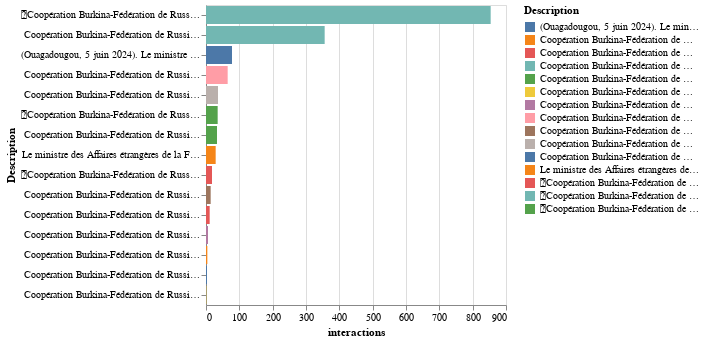

The cell this chart's notebook holds for it:
### Code cell
# Top 15 posts with high number of Total Interactions and reshares
#This accounts for posts that are direct shares with no added caption or message
data_Ls=data.pivot_table(values=['interactions'], index='Description', aggfunc=np.sum).reset_index().sort_values('interactions', ascending=False).head(15)
alt.Chart(data_Ls).mark_bar().encode(x='interactions', y=alt.Y('Description:N', sort='-x'), color='Description', tooltip=['Description']).interactive()

### Figure 1 — Vega-Lite specification as saved in the notebook (floating-point values rounded to 4 significant figures)
{"config": {"view": {"continuousWidth": 300, "continuousHeight": 300}}, "data": {"name": "data-1616001c023c602d121efc6e6f0f868b"}, "mark": {"type": "bar"}, "encoding": {"color": {"field": "Description", "type": "nominal"}, "tooltip": [{"field": "Description", "type": "nominal"}], "x": {"field": "interactions", "type": "quantitative"}, "y": {"field": "Description", "sort": "-x", "type": "nominal"}}, "params": [{"name": "param_3", "select": {"type": "interval", "encodings": ["x", "y"]}, "bind": "scales"}], "$schema": "https://vega.github.io/schema/vega-lite/v5.8.0.json", "datasets": {"data-1616001c023c602d121efc6e6f0f868b": [{"Description": "🔴Coopération Burkina-Fédération de Russie : Le ministre Sergueï LAVROV fait Commandeur de l’Ordre de l’Etalon \n\nLe ministre des Affaires étrangères de la Fédération de Russie, Sergueï LAVROV, en visite d'amitié et de travail au Burkina Faso, a été élevé à titre exceptionnel, au rang de Commandeur de l’Ordre de l’Etalon au Palais de Koulouba, ce mercredi 5 juin 2024. C’était à l’issue d’une audience accordée par le Président du Faso, le Capitaine Ibrahim TRAORE.\n\n« Nous avons eu un entretien très utile avec le Président du Faso. Le Chef de l’Etat a expliqué les mesures qui sont prises par son gouvernement dans le cadre de la lutte contre le terrorisme et la restauration de l’autorité de l’Etat et de l’intégrité territoriale », a indiqué le ministre russe des Affaires étrangères au sortir de son entretien avec le Chef de l’Etat.\n\nSelon lui, des projets de développement dans le domaine social et économique ont été aussi au centre des échanges avec le Capitaine TRAORE. M. LAVROV a réaffirmé le soutien de son pays à ces différents projets exposés par le Chef de l’Etat. Ces projets s’inscrivent dans le cadre des accords signés entre les présidents POUTINE et TRAORE lors du sommet de Saint Pétersbourg en juillet 2023.👇👇👇\n\nhttps://burkina24.com/2024/06/05/cooperation-burkina-federation-de-russie-le-ministre-serguei-lavrov-fait-commandeur-de-lordre-de-letalon/.:=:https://burkina24.com/2024/06/05/cooperation-burkina-federation-de-russie-le-ministre-serguei-lavrov-fait-commandeur-de-lordre-de-letalon/", "interactions": 854.0}, {"Description": "Coopération Burkina-Fédération de Russie : le ministre Sergueï LAVROV fait Commandeur de l’Ordre de l’Etalon \n\n(Ouagadougou, 5 juin 2024). Le ministre des Affaires étrangères de la Fédération de Russie, Sergueï LAVROV, en visite d'amitié et de travail au Burkina Faso, a été élevé à titre exceptionnel, au rang de Commandeur de l’Ordre de l’Etalon au Palais de Koulouba, ce mercredi dans la matinée. C’était à l’issue d’une audience accordée par le Président du Faso, le Capitaine Ibrahim TRAORE.\n\nL'intégralité sur ce lien :\nhttps://www.presidencedufaso.bf/cooperation-burkina-federation-de-russie-le-ministre-serguei-lavrov-fait-commandeur-de-lordre-de-letalon/", "interactions": 356.0}, {"Description": "(Ouagadougou, 5 juin 2024). Le ministre des Affaires étrangères de la Fédération de Russie, Sergueï LAVROV, en visite d'amitié et de travail au (...)", "interactions": 78.0}, {"Description": "Coopération Burkina-Fédération de Russie : le ministre Sergueï LAVROV fait Commandeur de l’Ordre de l’Etalon \n\nLe ministre des Affaires étrangères de la Fédération de Russie, Sergueï LAVROV, en visite d'amitié et de travail au Burkina Faso, a été élevé à titre exceptionnel, au rang de Commandeur de l’Ordre de l’Etalon au Palais de Koulouba, ce mercredi dans la matinée. C’était à l’issue d’une audience accordée par le Président du Faso, le Capitaine Ibrahim TRAORE.\n\n« Nous avons eu un entretien très utile avec le Président du Faso. Le Chef de l’Etat a expliqué les mesures qui sont prises par son gouvernement dans le cadre de la lutte contre le terrorisme et la restauration de l’autorité de l’Etat et de l’intégrité territoriale », a indiqué le ministre russe des Affaires étrangères au sortir de son entretien avec le Chef de l’Etat. \n\nSelon lui, des projets de développement dans le domaine social et économique ont été aussi au centre des échanges avec le Capitaine TRAORE. M. LAVROV a réaffirmé le soutien de son pays à ces différents projets exposés par le Chef de l’Etat. Ces projets s’inscrivent dans le cadre des accords signés entre les présidents POUTINE et TRAORE lors du sommet de Saint Pétersbourg en juillet 2023. \n\nLa coopération dans le secteur minier, de la formation professionnelle, du commerce, de l’agriculture, de la santé ont fait l’objet d’échanges fructueux entre le Président du Faso et son hôte du jour. Dans le domaine agricole, il a annoncé la contribution de son pays à la production d’engrais et sur le plan sanitaire, la construction d’un laboratoire de détection des maladies infectieuses. \n\n« Nous allons continuer aussi notre coopération et notre soutien en matière militaire et technique, et la livraison des armes pour augmenter les capacités opérationnelles et de combat de l’armée », a ajouté Sergueï LAVROV.. https://www.sidwaya.info/cooperation-burkina-federation-de-russie-le-ministre-serguei-lavrov-fait-commandeur-de-lordre-de-letalon/  \n\n#Sidwaya", "interactions": 65.0}, {"Description": "Coopération Burkina-Fédération de Russie : le ministre Sergueï LAVROV fait Commandeur de l’Ordre de l’Etalon.", "interactions": 36.0}, {"Description": "🔴Coopération Burkina-Fédération de Russie : le ministre Sergueï LAVROV fait Commandeur de l’Ordre de l’Etalon \n\nLe ministre des Affaires étrangères de la Fédération de Russie, Sergueï LAVROV, en visite d'amitié et de travail au Burkina Faso, a été élevé à titre exceptionnel, au rang de Commandeur de l’Ordre de l’Etalon au Palais de Koulouba, ce mercredi dans la matinée. C’était à l’issue d’une audience accordée par le Président du Faso, le Capitaine Ibrahim TRAORE.\n\n« Nous avons eu un entretien très utile avec le Président du Faso. Le Chef de l’Etat a expliqué les mesures qui sont prises par son gouvernement dans le cadre de la lutte contre le terrorisme et la restauration de l’autorité de l’Etat et de l’intégrité territoriale », a indiqué le ministre russe des Affaires étrangères au sortir de son entretien avec le Chef de l’Etat. \n\nSelon lui, des projets de développement dans le domaine social et économique ont été aussi au centre des échanges avec le Capitaine TRAORE. M. LAVROV a réaffirmé le soutien de son pays à ces différents projets exposés par le Chef de l’Etat. Ces projets s’inscrivent dans le cadre des accords signés entre les présidents POUTINE et TRAORE lors du sommet de Saint Pétersbourg en juillet 2023. \n\nLa coopération dans le secteur minier, de la formation professionnelle, du commerce, de l’agriculture, de la santé ont fait l’objet d’échanges fructueux entre le Président du Faso et son hôte du jour. Dans le domaine agricole, il a annoncé la contribution de son pays à la production d’engrais et sur le plan sanitaire, la construction d’un laboratoire de détection des maladies infectieuses. \n\n« Nous allons continuer aussi notre coopération et notre soutien en matière militaire et technique, et la livraison des armes pour augmenter les capacités opérationnelles et de combat de l’armée », a ajouté Sergueï LAVROV. \n\nLes deux parties ont confirmé leur volonté de renforcer leur coopération au niveau des organisations internationale", "interactions": 35.0}, {"Description": "Coopération Burkina-Fédération de Russie : le ministre Sergueï LAVROV fait Commandeur de l’Ordre de l’Etalon \n\n(Ouagadougou, 5 juin 2024). Le ministre des Affaires étrangères de la Fédération de Russie, Sergueï LAVROV, en visite d'amitié et de travail au Burkina Faso, a été élevé à titre exceptionnel, au rang de Commandeur de l’Ordre de l’Etalon au Palais de Koulouba, ce mercredi dans la matinée. C’était à l’issue d’une audience accordée par le Président du Faso, le Capitaine Ibrahim TRAORE.\n\nPrésidence du", "interactions": 33.0}, {"Description": "Le ministre des Affaires étrangères de la Fédération de Russie, Sergueï LAVROV, en visite d’amitié et de travail au Burkina Faso, a été élevé à titre exceptionnel, au rang de Commandeur de l’Ordre de l’Etalon au Palais de Koulouba, ce mercredi dans la matinée. C’était à l’iss...", "interactions": 29.0}, {"Description": "🔴Coopération Burkina-Fédération de Russie : Le ministre Sergueï LAVROV fait Commandeur de l’Ordre de l’Etalon \n\nLe ministre des Affaires étrangères de la Fédération de Russie, Sergueï LAVROV, en visite d'amitié et de travail au Burkina Faso, a été élevé à titre exceptionnel, au rang de Commandeur de l’Ordre de l’Etalon au Palais de Koulouba, ce mercredi 5 juin 2024. C’était à l’issue d’une audience accordée par le Président du Faso, le Capitaine Ibrahim TRAORE.\n\n« Nous avons eu un entretien très utile avec le Président du Faso. Le Chef de l’Etat a expliqué les mesures qui sont prises par son gouvernement dans le cadre de la lutte contre le terrorisme et la restauration de l’autorité de l’Etat et de l’intégrité territoriale », a indiqué le ministre russe des Affaires étrangères au sortir de son entretien avec le Chef de l’Etat.\n\nSelon lui, des projets de développement dans le domaine social et économique ont été aussi au centre des échanges avec le Capitaine TRAORE. M. LAVROV a réaffirmé le soutien de son pays à ces différents projets exposés par le Chef de l’Etat. Ces projets s’inscrivent dans le cadre des accords signés entre les présidents POUTINE et TRAORE lors du sommet de Saint Pétersbourg en juillet 2023.👇👇👇\n\nhttps://burkina24.com/2024/06/05/cooperation-burkina-federation-de-russie-le-ministre-serguei-lavrov-fait-commandeur-de-lordre-de-letalon/.", "interactions": 18.0}, {"Description": "Coopération Burkina-Fédération de Russie : le ministre Sergueï LAVROV fait Commandeur de l’Ordre de l’Etalon \n\nLe ministre des Affaires étrangères de la Fédération de Russie, Sergueï LAVROV, en visite d'amitié et de travail au Burkina Faso, a été élevé à titre exceptionnel, au rang de Commandeur de l’Ordre de l’Etalon au Palais de Koulouba, ce mercredi dans la matinée. C’était à l’issue d’une audience accordée par le Président du Faso, le Capitaine Ibrahim TRAORE.\n\n« Nous avons eu un entretien très utile avec le Président du Faso. Le Chef de l’Etat a expliqué les mesures qui sont prises par son gouvernement dans le cadre de la lutte contre le terrorisme et la restauration de l’autorité de l’Etat et de l’intégrité territoriale », a indiqué le ministre russe des Affaires étrangères au sortir de son entretien avec le Chef de l’Etat. \n\nSelon lui, des projets de développement dans le domaine social et économique ont été aussi au centre des échanges avec le Capitaine TRAORE. M. LAVROV a réaffirmé le soutien de son pays à ces différents projets exposés par le Chef de l’Etat. Ces projets s’inscrivent dans le cadre des accords signés entre les présidents POUTINE et TRAORE lors du sommet de Saint Pétersbourg en juillet 2023. \n\nLa coopération dans le secteur minier, de la formation professionnelle, du commerce, de l’agriculture, de la santé ont fait l’objet d’échanges fructueux entre le Président du Faso et son hôte du jour. Dans le domaine agricole, il a annoncé la contribution de son pays à la production d’engrais et sur le plan sanitaire, la construction d’un laboratoire de détection des maladies infectieuses. \n\n« Nous allons continuer aussi notre coopération et notre soutien en matière militaire et technique, et la livraison des armes pour augmenter les capacités opérationnelles et de combat de l’armée », a ajouté Sergueï cooperation-burkina-federation-de-russie-le-ministre-serguei-lavrov-fait-commandeur-de-lordre-de-letalon/", "interactions": 14.0}, {"Description": "Coopération Burkina-Fédération de Russie : le ministre Sergueï LAVROV fait Commandeur de l’Ordre de l’Etalon \n\n(Ouagadougou, 5 juin 2024). Le ministre des Affaires étrangères de la Fédération de Russie, Sergueï LAVROV, en visite d'amitié et de travail au Burkina Faso, a été élevé à titre exceptionnel, au rang de Commandeur de l’Ordre de l’Etalon au Palais de Koulouba, ce mercredi dans la matinée. C’était à l’issue d’une audience accordée par le Président du Faso, le Capitaine Ibrahim TRAORE.\n\nABONNÉ sur notre page Facebook \nLiptako Grouma AES", "interactions": 11.0}, {"Description": "Coopération Burkina-Fédération de Russie : le ministre Sergueï LAVROV fait Commandeur de l’Ordre de l’Etalon \n\nLe ministre des Affaires étrangères de la Fédération de Russie, Sergueï LAVROV, en visite d'amitié et de travail au Burkina Faso, a été élevé à titre exceptionnel, au rang de Commandeur de l’Ordre de l’Etalon au Palais de Koulouba, ce mercredi dans la matinée. C’était à l’issue d’une audience accordée par le Président du Faso, le Capitaine Ibrahim TRAORE.\n\n« Nous avons eu un entretien très utile avec le Président du Faso. Le Chef de l’Etat a expliqué les mesures qui sont prises par son gouvernement dans le cadre de la lutte contre le terrorisme et la restauration de l’autorité de l’Etat et de l’intégrité territoriale », a indiqué le ministre russe des Affaires étrangères au sortir de son entretien avec le Chef de l’Etat. \n\nSelon lui, des projets de développement dans le domaine social et économique ont été aussi au centre des échanges avec le Capitaine TRAORE. M. LAVROV a réaffirmé le soutien de son pays à ces différents projets exposés par le Chef de l’Etat. Ces projets s’inscrivent dans le cadre des accords signés entre les présidents POUTINE et TRAORE lors du sommet de Saint Pétersbourg en juillet 2023. \n\nLa coopération dans le secteur minier, de la formation professionnelle, du commerce, de l’agriculture, de la santé ont fait l’objet d’échanges fructueux entre le Président du Faso et son hôte du jour. Dans le domaine agricole, il a annoncé la contribution de son pays à la production d’engrais et sur le plan sanitaire, la construction d’un laboratoire de détection des maladies infectieuses. \n\n« Nous allons continuer aussi notre coopération et notre soutien en matière militaire et technique, et la livraison des armes pour augmenter les capacités opérationnelles et de combat de l’armée », a ajouté Sergueï LAVROV.. https://www.sidwaya.info/cooperation-burkina-federation-de-russie-le-ministre-serguei-lavrov-fait-commandeur-de-lordre-de-letalon/", "interactions": 6.0}, {"Description": "Coopération Burkina-Fédération de Russie : le ministre Sergueï LAVROV fait Commandeur de l’Ordre de l’Etalon \n\n(Ouagadougou, 5 juin 2024). Le ministre des Affaires étrangères de la Fédération de Russie, Sergueï LAVROV, en visite d'amitié et de travail au Burkina Faso, a été élevé à titre exceptionnel, au rang de Commandeur de l’Ordre de l’Etalon au Palais de Koulouba, ce mercredi dans la matinée. C’était à l’issue d’une audience accordée par le Président du Faso, le Capitaine Ibrahim TRAORE.", "interactions": 4.0}, {"Description": "Coopération Burkina-Fédération de Russie : le ministre Sergueï LAVROV fait Commandeur de l’Ordre de l’Etalon.\n\nPlus de détails en commentaire 👇", "interactions": 3.0}, {"Description": "Coopération Burkina-Fédération de Russie : le ministre Sergueï LAVROV fait Commandeur de l’Ordre de l’Etalon \n\n(Ouagadougou, 5 juin 2024). Le ministre des Affaires étrangères de la Fédération de Russie, Sergueï LAVROV, en visite d'amitié et de travail au Burkina Faso, a été élevé à titre exceptionnel, au rang de Commandeur de l’Ordre de l’Etalon au Palais de Koulouba, ce mercredi dans la matinée. C’était à l’issue d’une audience accordée par le Président du Faso, le Capitaine Ibrahim TRAORE.\n\nPrésidence du Faso", "interactions": 1.0}]}}
